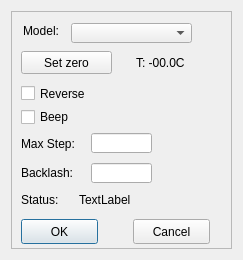
<?xml version="1.0" encoding="UTF-8"?>
<ui version="4.0">
 <class>X2Camera</class>
 <widget class="QDialog" name="X2Camera">
  <property name="geometry">
   <rect>
    <x>0</x>
    <y>0</y>
    <width>243</width>
    <height>260</height>
   </rect>
  </property>
  <property name="windowTitle">
   <string>ZWO EAF Focuser User Interface</string>
  </property>
  <layout class="QVBoxLayout" name="verticalLayout_6">
   <item>
    <widget class="X2Form" name="X2Form">
     <property name="enabled">
      <bool>true</bool>
     </property>
     <property name="frameShape">
      <enum>QFrame::StyledPanel</enum>
     </property>
     <property name="frameShadow">
      <enum>QFrame::Raised</enum>
     </property>
     <widget class="QLabel" name="label">
      <property name="geometry">
       <rect>
        <x>12</x>
        <y>12</y>
        <width>36</width>
        <height>16</height>
       </rect>
      </property>
      <property name="text">
       <string>Model:</string>
      </property>
     </widget>
     <widget class="QComboBox" name="comboBox">
      <property name="geometry">
       <rect>
        <x>60</x>
        <y>12</y>
        <width>121</width>
        <height>20</height>
       </rect>
      </property>
     </widget>
     <widget class="QCheckBox" name="checkBox">
      <property name="geometry">
       <rect>
        <x>10</x>
        <y>74</y>
        <width>81</width>
        <height>17</height>
       </rect>
      </property>
      <property name="text">
       <string>Reverse</string>
      </property>
     </widget>
     <widget class="QLabel" name="label_status">
      <property name="geometry">
       <rect>
        <x>10</x>
        <y>181</y>
        <width>42</width>
        <height>16</height>
       </rect>
      </property>
      <property name="sizePolicy">
       <sizepolicy hsizetype="Minimum" vsizetype="Preferred">
        <horstretch>0</horstretch>
        <verstretch>0</verstretch>
       </sizepolicy>
      </property>
      <property name="text">
       <string>Status:</string>
      </property>
     </widget>
     <widget class="QLabel" name="label_1">
      <property name="geometry">
       <rect>
        <x>68</x>
        <y>181</y>
        <width>171</width>
        <height>16</height>
       </rect>
      </property>
      <property name="text">
       <string>TextLabel</string>
      </property>
     </widget>
     <widget class="QPushButton" name="pushButtonOK">
      <property name="geometry">
       <rect>
        <x>10</x>
        <y>208</y>
        <width>77</width>
        <height>25</height>
       </rect>
      </property>
      <property name="text">
       <string>OK</string>
      </property>
     </widget>
     <widget class="QPushButton" name="pushButtonCancel">
      <property name="geometry">
       <rect>
        <x>122</x>
        <y>208</y>
        <width>77</width>
        <height>25</height>
       </rect>
      </property>
      <property name="text">
       <string>Cancel</string>
      </property>
     </widget>
     <widget class="QPushButton" name="pushButton">
      <property name="geometry">
       <rect>
        <x>10</x>
        <y>40</y>
        <width>91</width>
        <height>23</height>
       </rect>
      </property>
      <property name="text">
       <string>Set zero</string>
      </property>
     </widget>
     <widget class="QCheckBox" name="checkBox_2">
      <property name="geometry">
       <rect>
        <x>10</x>
        <y>98</y>
        <width>71</width>
        <height>16</height>
       </rect>
      </property>
      <property name="text">
       <string>Beep</string>
      </property>
     </widget>
     <widget class="QLabel" name="label_maxstep">
      <property name="geometry">
       <rect>
        <x>10</x>
        <y>125</y>
        <width>61</width>
        <height>16</height>
       </rect>
      </property>
      <property name="text">
       <string>Max Step:</string>
      </property>
     </widget>
     <widget class="QLabel" name="label_backlash">
      <property name="geometry">
       <rect>
        <x>10</x>
        <y>154</y>
        <width>61</width>
        <height>16</height>
       </rect>
      </property>
      <property name="text">
       <string>Backlash:</string>
      </property>
     </widget>
     <widget class="QLineEdit" name="textBox_maxstep">
      <property name="geometry">
       <rect>
        <x>80</x>
        <y>122</y>
        <width>61</width>
        <height>20</height>
       </rect>
      </property>
     </widget>
     <widget class="QLineEdit" name="textBox_backlash">
      <property name="geometry">
       <rect>
        <x>80</x>
        <y>152</y>
        <width>61</width>
        <height>20</height>
       </rect>
      </property>
     </widget>
     <widget class="QLabel" name="label_2">
      <property name="geometry">
       <rect>
        <x>125</x>
        <y>44</y>
        <width>81</width>
        <height>16</height>
       </rect>
      </property>
      <property name="text">
       <string>T: -00.0C</string>
      </property>
     </widget>
    </widget>
   </item>
  </layout>
 </widget>
 <customwidgets>
  <customwidget>
   <class>X2Form</class>
   <extends>QFrame</extends>
   <header>x2form.h</header>
   <container>1</container>
  </customwidget>
 </customwidgets>
 <resources/>
 <connections/>
</ui>
